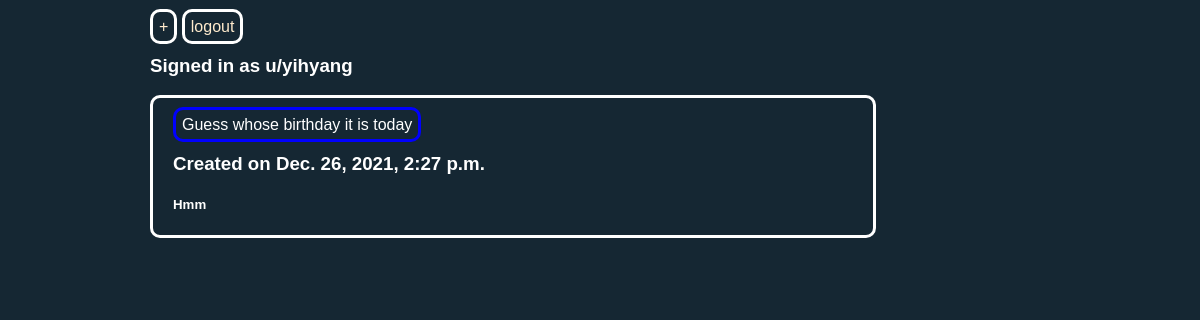
The app's page / (signed in) with its own data.
### post/models.py (models this page shows)
class Post(models.Model):
    title=models.CharField(blank=False,null=False, max_length=200,default=None)
    description=models.TextField(blank=True,  null=True, max_length=2000)
    created_time=models.DateTimeField(auto_now=True)
    user=models.ForeignKey(User, on_delete=models.CASCADE, related_name="Post", null=False)

### post/views.py (the view)
# urls.py: path('', home),
def home(request):
    print(str(request.user))
    return render(request, 'post/home.html', {
        'post_title':list(Post.objects.all().values()[::-1]),
        'uu':str(request.user),
        })

### post/templates/post/home.html (shortened to what this page needs)
<!DOCTYPE html>
<html lang="en">
<head>
</head>
<body>
    <br>
    {% if user.is_authenticated%}
    <a style="text-decoration:none" class="create" href="/create">+</a>
    <a style="text-decoration:none" class="create" href="/logout">logout</a>
    <h3>Signed in as u/{{uu}}</h3>
    {%else%}
    <a style="text-decoration:none" class="create" href="/register">Register</a>
    <a style="text-decoration:none" class="create" href="/login">Log In</a>
    <h3>Not signed in</h3>
    {% endif %}
    {% for i in post_title%}
    <div class='home'>
        <br><a class='link'href="/post/{{i.id}}" style="text-decoration:none" >{{i.title}}</a>
        <h3>Created on {{i.created_time}}   </h3>
        <h5>{{i.description}}</h5>
    </div>
    <br>
     {%endfor%}
</body>
</html>

### post/templates/post/home.html (style rules this page uses)
body { margin: 0; padding-left: 150px; background: #152733; font-family: 'Poppins', sans-serif; font-weight: 500; -webkit-font-smoothing: antialiased; text-rendering: optimizeLegibility; -moz-osx-font-smoothing: grayscale; color: white; }
div.home { padding-left: 20px; width: 700px; height: auto; overflow: hidden; background-color: #152733; border: 3px solid #fff; border-radius: 10px; text-align: left; -webkit-transition: all 0.4s ease; transition: all 0.4s ease; }
a.link { color: white; border: solid blue 3px; border-radius: 10px; padding: 6px; }
a.create { text-align: right; color: blanchedalmond; border:solid white 3px; border-radius: 10px; padding: 6px; }

### records on screen
Post: title "Guess whose birthday it is today", created_time "Dec. 26, 2021, 2:27 p.m.", description "Hmm"

### other values on screen
{{ uu }} "yihyang"
